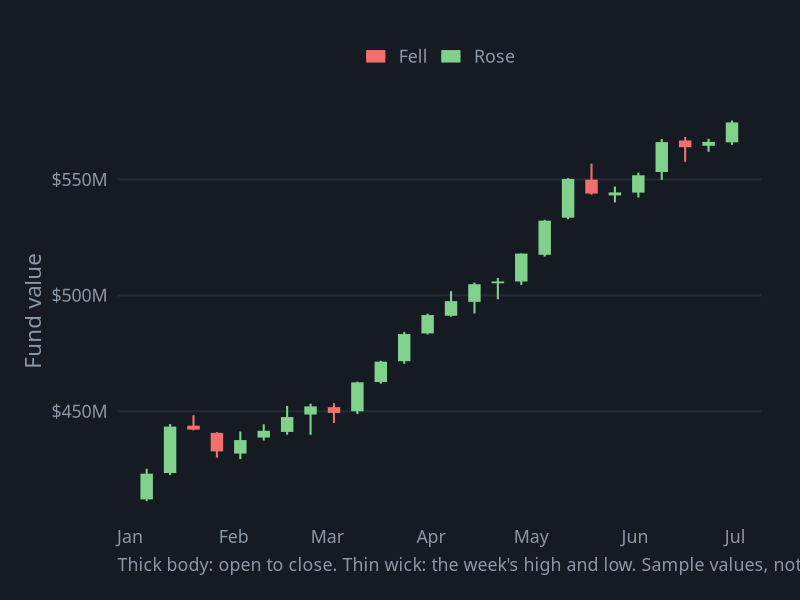
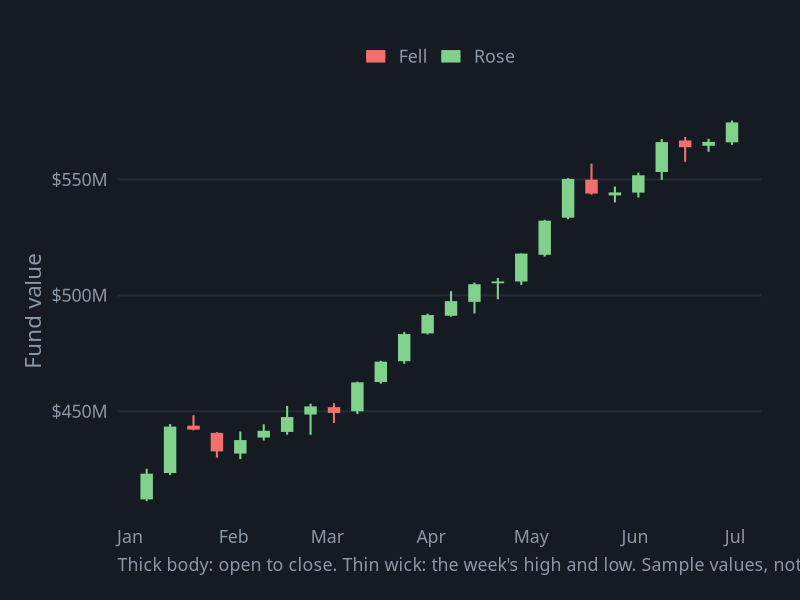

Write R code to recreate these figures, in order.
# Candlestick Chart
# Question: How did the endowment fund move within each week?
# Put this script and candlestick.csv in the same folder, then in RStudio choose
# Session > Set Working Directory > To Source File Location.

library(tidyverse)

# ---- Gallery look: dark background, soft gray text ----
font <- "IBM Plex Sans"   # use "sans" if IBM Plex Sans is not installed
ink  <- "#8B97A7"

theme_gallery <- function() {
  theme_minimal(base_size = 16, base_family = font) +
    theme(
      plot.background  = element_rect(fill = "#161B23", color = NA),
      panel.grid       = element_line(color = "#222A34"),
      panel.grid.minor = element_blank(),
      text             = element_text(color = ink),
      axis.text        = element_text(color = ink),
      legend.position  = "top",
      legend.title     = element_blank(),
      plot.margin      = margin(24, 28, 18, 18)
    )
}

pal <- c("Rose" = "#7FD18C", "Fell" = "#F2716F")

df <- read_csv("candlestick.csv", show_col_types = FALSE) |>
  mutate(direction = if_else(close >= open, "Rose", "Fell"))

p <- ggplot(df, aes(x = week)) +
  # the thin wick runs from the week's low to its high
  geom_segment(aes(xend = week, y = low, yend = high, color = direction), linewidth = 0.7) +
  # the thick body runs from the open to the close
  geom_segment(aes(xend = week, y = open, yend = close, color = direction), linewidth = 4.2) +
  scale_color_manual(values = pal, name = NULL) +
  scale_x_date(date_breaks = "1 month", date_labels = "%b") +
  scale_y_continuous(labels = scales::dollar_format(suffix = "M")) +
  labs(x = NULL, y = "Fund value",
       caption = "Thick body: open to close. Thin wick: the week's high and low. Sample values, not real data.") +
  theme_gallery() +
  theme(panel.grid.major.x = element_blank(), plot.caption = element_text(color = ink, hjust = 0))

ggsave("candlestick.png", p, width = 9, height = 6, dpi = 200)
p
